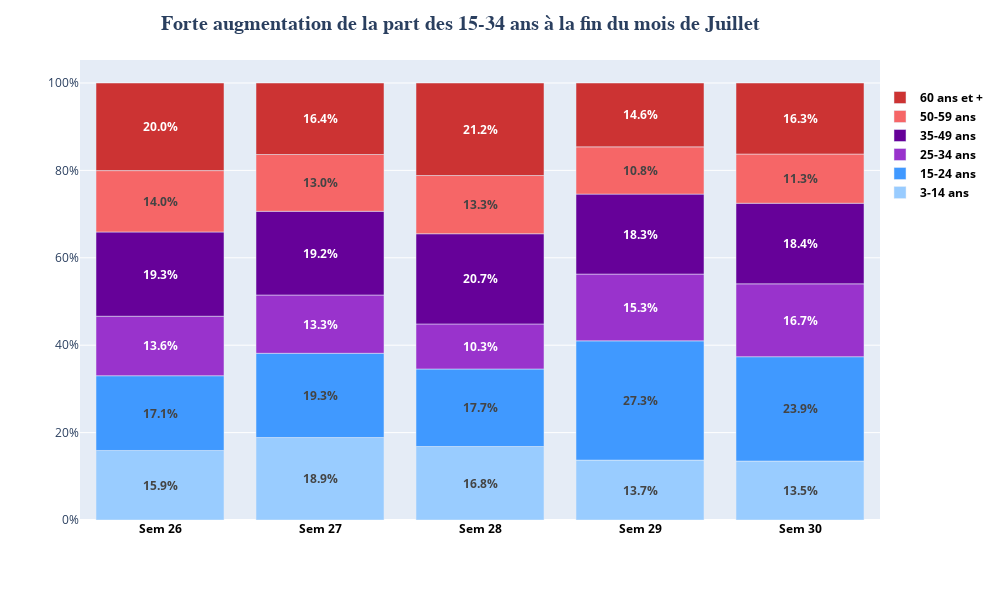

The notebook cell this image was saved under:
### Markdown cell above
### **Autre méthode**  
Vous avez dû normalement trouver deux paramètres à passer à px.bar.  
Seulement, ces paramètres permettent un formattage limité.  
Il n'est par exemple pas possible de régler la position des valeurs dans la barre, où de les mettre en gras.  
Pour contourner cette limite, il est possible d'utiliser la méthode fig.update_traces(), et de passer des arguments utilisables avec go.Bar  
=> https://plotly.com/python-api-reference/generated/plotly.graph_objects.Bar.html

En utilisant les paramètres suivants :  
- texttemplate
- textposition
- insidetextanchor

Assurez-vous que les valeurs soient centrées verticalement et apparaissent en gras (utilisez la balise html <b></b> pour cela).

### Code cell
fig.update_traces(
    texttemplate="<b>%{y:.1%}</b>",
    textposition="inside",
    insidetextanchor="middle"
)
fig

### Figure 1 — Plotly figure (JSON) as saved in the notebook; plotly's stock layout.template omitted (floating-point values rounded to 4 significant figures)
{"data": [{"hovertemplate": "age_cat_6=3-14 ans<br>sem_cine=%{x}<br>profil_age=%{text}<extra></extra>", "insidetextanchor": "middle", "legendgroup": "3-14 ans", "marker": {"color": "rgba(153,204,255,1)", "pattern": {"shape": ""}}, "name": "3-14 ans", "orientation": "v", "showlegend": true, "text": [0.1591, 0.1887, 0.1682, 0.137, 0.1349], "textposition": "inside", "texttemplate": "<b>%{y:.1%}</b>", "type": "bar", "x": [2326, 2327, 2328, 2329, 2330], "xaxis": "x", "y": [0.1591, 0.1887, 0.1682, 0.137, 0.1349], "yaxis": "y"}, {"hovertemplate": "age_cat_6=15-24 ans<br>sem_cine=%{x}<br>profil_age=%{text}<extra></extra>", "insidetextanchor": "middle", "legendgroup": "15-24 ans", "marker": {"color": "rgba(64,153,255,1)", "pattern": {"shape": ""}}, "name": "15-24 ans", "orientation": "v", "showlegend": true, "text": [0.1711, 0.1927, 0.1774, 0.2729, 0.2388], "textposition": "inside", "texttemplate": "<b>%{y:.1%}</b>", "type": "bar", "x": [2326, 2327, 2328, 2329, 2330], "xaxis": "x", "y": [0.1711, 0.1927, 0.1774, 0.2729, 0.2388], "yaxis": "y"}, {"hovertemplate": "age_cat_6=25-34 ans<br>sem_cine=%{x}<br>profil_age=%{text}<extra></extra>", "insidetextanchor": "middle", "legendgroup": "25-34 ans", "marker": {"color": "rgba(153,51,204,1)", "pattern": {"shape": ""}}, "name": "25-34 ans", "orientation": "v", "showlegend": true, "text": [0.1361, 0.1334, 0.103, 0.1528, 0.1668], "textposition": "inside", "texttemplate": "<b>%{y:.1%}</b>", "type": "bar", "x": [2326, 2327, 2328, 2329, 2330], "xaxis": "x", "y": [0.1361, 0.1334, 0.103, 0.1528, 0.1668], "yaxis": "y"}, {"hovertemplate": "age_cat_6=35-49 ans<br>sem_cine=%{x}<br>profil_age=%{text}<extra></extra>", "insidetextanchor": "middle", "legendgroup": "35-49 ans", "marker": {"color": "rgba(102,1,153,1)", "pattern": {"shape": ""}}, "name": "35-49 ans", "orientation": "v", "showlegend": true, "text": [0.1928, 0.1916, 0.2065, 0.183, 0.1844], "textposition": "inside", "texttemplate": "<b>%{y:.1%}</b>", "type": "bar", "x": [2326, 2327, 2328, 2329, 2330], "xaxis": "x", "y": [0.1928, 0.1916, 0.2065, 0.183, 0.1844], "yaxis": "y"}, {"hovertemplate": "age_cat_6=50-59 ans<br>sem_cine=%{x}<br>profil_age=%{text}<extra></extra>", "insidetextanchor": "middle", "legendgroup": "50-59 ans", "marker": {"color": "rgba(246,102,103,1)", "pattern": {"shape": ""}}, "name": "50-59 ans", "orientation": "v", "showlegend": true, "text": [0.1404, 0.13, 0.1332, 0.1081, 0.1126], "textposition": "inside", "texttemplate": "<b>%{y:.1%}</b>", "type": "bar", "x": [2326, 2327, 2328, 2329, 2330], "xaxis": "x", "y": [0.1404, 0.13, 0.1332, 0.1081, 0.1126], "yaxis": "y"}, {"hovertemplate": "age_cat_6=60 ans et +<br>sem_cine=%{x}<br>profil_age=%{text}<extra></extra>", "insidetextanchor": "middle", "legendgroup": "60 ans et +", "marker": {"color": "rgba(204,51,51,1)", "pattern": {"shape": ""}}, "name": "60 ans et +", "orientation": "v", "showlegend": true, "text": [0.2005, 0.1636, 0.2117, 0.1462, 0.1626], "textposition": "inside", "texttemplate": "<b>%{y:.1%}</b>", "type": "bar", "x": [2326, 2327, 2328, 2329, 2330], "xaxis": "x", "y": [0.2005, 0.1636, 0.2117, 0.1462, 0.1626], "yaxis": "y"}], "layout": {"barmode": "relative", "height": 600, "legend": {"font": {"color": "black", "size": 12, "weight": "bold"}, "orientation": "v", "title": {}, "tracegroupgap": 0, "traceorder": "reversed", "x": 1, "xanchor": "left", "y": 0.95, "yanchor": "top"}, "margin": {"t": 60}, "title": {"font": {"family": "Century Gothic", "size": 20, "weight": "bold"}, "text": "Forte augmentation de la part des 15-34 ans à la fin du mois de Juillet", "x": 0.46, "xanchor": "center"}, "width": 1000, "xaxis": {"anchor": "y", "domain": [0, 1], "tickfont": {"color": "black", "size": 12, "weight": "bold"}, "tickmode": "array", "ticktext": ["Sem 26", "Sem 27", "Sem 28", "Sem 29", "Sem 30"], "tickvals": [2326, 2327, 2328, 2329, 2330], "title": {}}, "yaxis": {"anchor": "x", "domain": [0, 1], "tickformat": ".0%", "title": {}}}}
